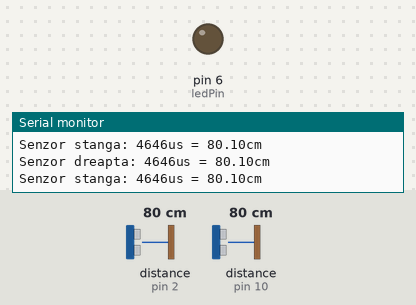
The sketch below on a simulated Arduino Uno, built with avr-gcc and run on an emulated ATmega328P. Parts: output pins drawn as LEDs (lit = HIGH), the last lines printed to the serial monitor. Wiring (inferred from the names in the program): 2 × ultrasonic range finder: trigger pin 9, echo pin 10 / trigger pin 13, echo pin 2. Dashed ring = blinking. The inputs (shaded band) are chosen by the test bench; at power-on: distance to the obstacle (sensors on pin 2, pin 10) 80 cm. The echo pulse lasts 58.3 µs per cm; pins used as bus, display or sensor lines are not drawn.

Above: at 1.8 s.
1.9 s: distance to the obstacle (sensor on pin 2) set to 2 cm
At 2.8 s:
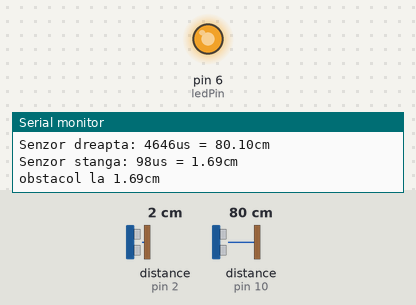
3.5 s: distance to the obstacle (sensor on pin 2) set to 9 cm
At 5.0 s:
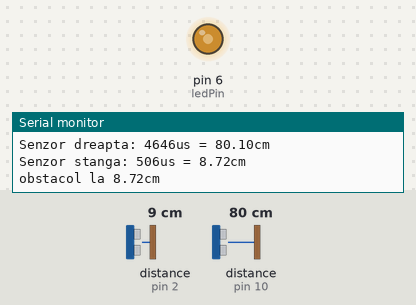
5.6 s: distance to the obstacle (sensor on pin 2) set to 18 cm
At 7.3 s:
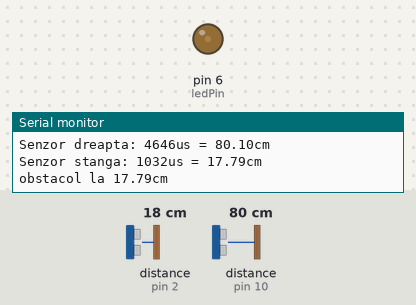
7.6 s: distance to the obstacle (sensor on pin 10) set to 9 cm
At 9.0 s:
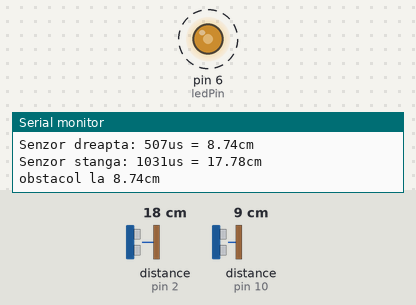
11.7 s: distance to the obstacle (sensor on pin 10) set to 2 cm
13.7 s: distance to the obstacle (sensor on pin 10) set to 18 cm
At 15.5 s:
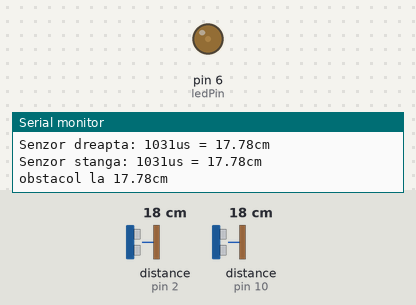
Timing chart, 0 to 16.8 s (numbered marks = the images above; inputs shaded):
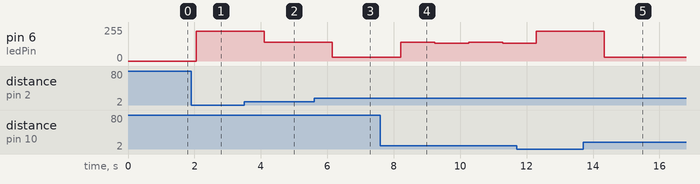

Measured:
- after the input at 1.9 s, pin 6 (ledPin): 0/255 → 223/255 after 0.15 s
- after the input at 3.5 s, pin 6 (ledPin): 223/255 → 139/255 after 0.60 s
- after the input at 5.6 s, pin 6 (ledPin): 139/255 → 30/255 after 0.56 s
- after the input at 7.6 s, pin 6 (ledPin): alternates 139/255 for 1.0 s and 135/255 for 1.0 s, starting after 0.61 s
- after the input at 13.7 s, pin 6 (ledPin): 223/255 → 30/255 after 0.64 s

The sketch:

04_READ_2x_SENSOR_PRINT_VALUE_LED_PWM.ino
```cpp
#include "Arduino.h"

// senzor 1 (dreapta)
int trigPinSenzorDreapta = 9; // pinul pe care dam senzorului comanda de masurare
int echoPinSenzorDreapta = 10; // pinul pe care primim raspunsul
double prevReadingCm1 = 0; // previously read value in centimeters; we use it to remove errouneous readings

// senzor 2 (stanga)
int trigPin2 = 13; // pinul pe care dam senzorului comanda de masurare
int echoPin2 = 2; // pinul pe care primim raspunsul
double prevReadingCm2 = 0; // previously read value in centimeters; we use it to remove errouneous readings

#define minDistance 20
int ledPin = 6; // led de semnalizare obstacol detectat
void setup() {
  Serial.begin(9600);
  pinMode(trigPinSenzorDreapta, OUTPUT);
  pinMode(echoPinSenzorDreapta, INPUT);
  pinMode(trigPin2, OUTPUT);
  pinMode(echoPin2, INPUT);
  pinMode(ledPin, OUTPUT);
}

void loop() {
  long duration1, duration2;
  double cm1, cm2;

  // citirea de la senzor 1
  duration1 = readSensorValue(trigPinSenzorDreapta, echoPinSenzorDreapta);
  cm1 = microsecondsToCentimeters(duration1);

  // print: 2389ms = 41.19cm
  //              in baza 10;------v  sau simplu: String(duration1)
  Serial.println("Senzor dreapta: " + String(duration1, 10) + "us = " + String(cm1) + "cm");
  // all the above prints: 2389ms = 41.19cm

  if (cm1 > 0) {
    if (abs(cm1 - prevReadingCm1) > 100) {
      // is errouneous reading
      cm1 = prevReadingCm1;
    } else {
      prevReadingCm1 = cm1;
    }
  }

  //citirea de la Senzorul 2
  duration2 = readSensorValue(trigPin2, echoPin2);
  cm2 = microsecondsToCentimeters(duration2);

  // print: 2389ms = 41.19cm
  //              in baza 10;------v  sau simplu: String(duration1)
  Serial.println("Senzor stanga: " + String(duration2, 10) + "us = " + String(cm2) + "cm");
  // all the above prints: 2389ms = 41.19cm

  if (cm2 > 0) {
    if (abs(cm2 - prevReadingCm2) > 100) {
      // is errouneous reading
      cm2 = prevReadingCm2;
    } else {
      prevReadingCm2 = cm2;
    }
  }

  if ((cm1 > 0 && cm1 < minDistance) || (cm2 > 0 && cm2 < minDistance)) {
    Serial.println("obstacol la " + String( min(cm1, cm2)) + "cm");
    // aprindem led-ul progresiv
    analogWrite(ledPin,  (255 / minDistance) * (minDistance - min(cm1, cm2)) + 4); // tolerance +4cm min distance
  } else {
    analogWrite(ledPin, 0);
  }

  delay(1000);
}

double microsecondsToCentimeters(long microseconds) {
  return (double) microseconds / (double) 58;
}

long readSensorValue(int triggerPin, int echoPin) {
  trigerMeasurementSignal(triggerPin);

  // get the value returned by the sensor on port echoPin
  return pulseIn(echoPin, HIGH);
}

void trigerMeasurementSignal(int triggerPin) {
  digitalWrite(triggerPin, LOW);
  delayMicroseconds(2);
  digitalWrite(triggerPin, HIGH);
  delayMicroseconds(10);
  digitalWrite(triggerPin, LOW);
  delayMicroseconds(2);
}
```

sloeber.ino.cpp
```cpp
#ifdef __IN_ECLIPSE__
//This is a automatic generated file
//Please do not modify this file
//If you touch this file your change will be overwritten during the next build
//This file has been generated on 2018-03-31 11:00:43

#include "Arduino.h"
#include "Arduino.h"

void setup() ;
void loop() ;
double microsecondsToCentimeters(long microseconds) ;
long readSensorValue(int triggerPin, int echoPin) ;
void trigerMeasurementSignal(int triggerPin) ;

#include "04_READ_2x_SENSOR_PRINT_VALUE_LED_PWM.ino"


#endif
```
